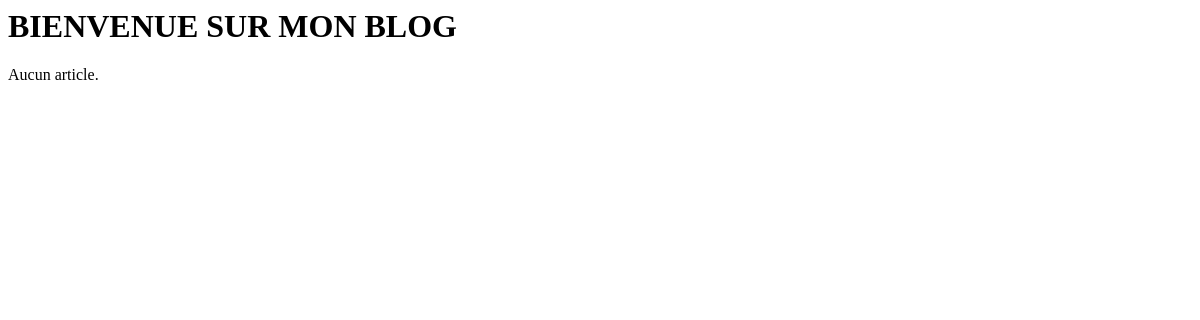
The page /blog/ on the database as committed earlier.
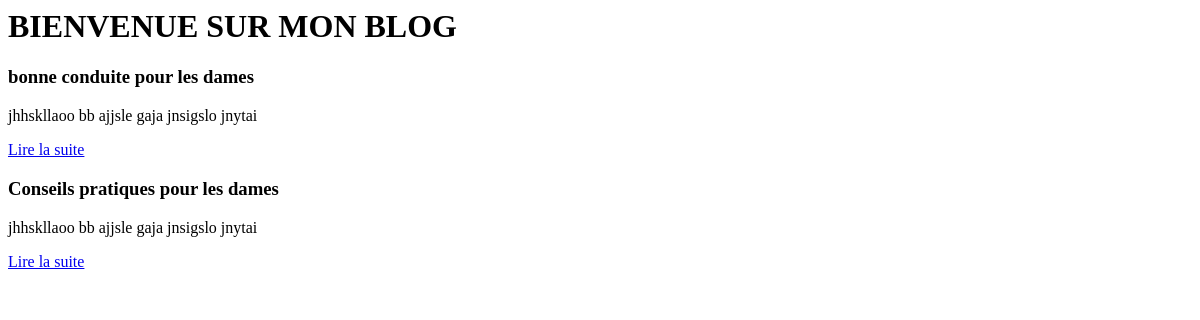
The same page on the database as committed later.
### blog/models.py (models this page shows, shortened)
class Article(models.Model):
       titre = models.CharField(max_length=100)
       slug = models.SlugField(max_length=100, null=True)
       auteur = models.CharField(max_length=50)
       contenu = models.TextField(null=True)
       date = models.DateTimeField(default=timezone.now,
                                   verbose_name='Date de publication')
       categorie = models.ForeignKey('Categorie', on_delete=models.CASCADE)
       class Meta:
           ordering = ['date']

### blog/views.py (the view)
# urls.py: path('',views.accueil, name='accueil'),
def accueil(request):
    articles = Article.objects.all()
    return render(request, 'blog/accueil.html', {'derniers_articles':articles})

### blog/templates/blog/accueil.html
<html>
<h1>BIENVENUE SUR MON BLOG</h1>
{% for article in derniers_articles %}
	<div class ="article">
		<h3>{{ article.titre }}</h3>
		<p>{{ article.contenu|truncatewords_html:10 }} </p>
		<p><a href="{% url 'lire' id=article.id slug=article.slug%}">Lire la suite</a></p>
	</div>
{% empty %}
	<p>Aucun article.</p>
{% endfor %}
</html>

Rows that differ between the two databases and show on the page:
added Article: titre "bonne conduite pour les dames", contenu "jhhskllaoo bb ajjsle gaja jnsigslo jnytai"
added Article: titre "Conseils pratiques pour les dames", contenu "jhhskllaoo bb ajjsle gaja jnsigslo jnytai"
Other text that changed with them:
text no longer shown: "Aucun article."
